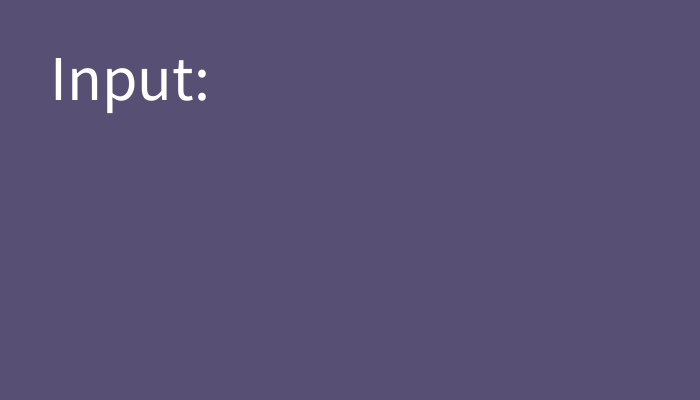
Frame 1 (no input)
Frame 60 (the mouse pressed at the canvas centre just before this capture): identical to frame 1, image omitted
Frame 120 (the mouse held since frame 60 and released just before this capture): identical to frame 1, image omitted

The Processing sketch that drew this single still picture (run headless with seeded random() and noise(); from frame 60 on, the mouse is pressed at the canvas centre):

// Processing sketch: Week06_4
// ── Week06_4.pde
void setup()
{
  size(700,400);
  textSize(64);
}
String line = "";
void draw()
{
  background(#575074);
  text("Input: "+line,50,100);
}
void keyPressed()
{
  if(key >= 'A' && key <= 'Z')  line += key;
  if(key >= 'a' && key <= 'z')  line += key;
  if(key == BACKSPACE && line.length()>0)
  {
    line = line.substring(0,line.length()-1);
  }
}
